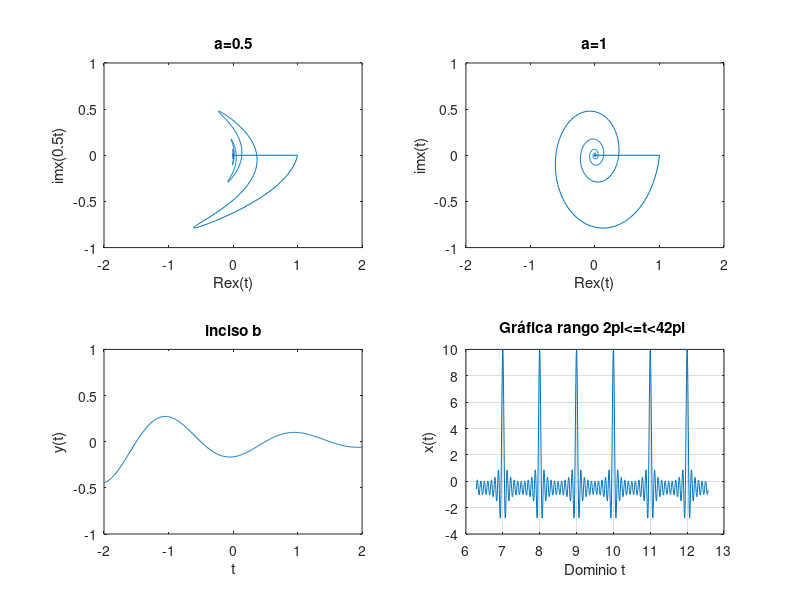

Here is the MATLAB script that generated this plot:
%% Práctica 1: Señales en tiempo continuo.
%
% *Integrantes:*
%
% * Arellano Paz Angel Ulises
% * Cardoso Arias Javier
% * Gachuz Hernández Karla Denisse
% * García Arteaga Alejandro
% * López Galván José Rodolfo
%
% *Objetivos:* 
%
% * Manipulación básica de MATLAB
% * Gráficas de señales reales y complejas continuas
% * Transformación de señales continuas (escalamientos y traslaciones)
% * Calculo de energía y potencia de señales continuas

%%


%% Introducción
% El inciso 4 resuelto con Python puede ser consultado en el siguiente <https://colab.research.google.com/drive/11nxr8kWdsPiXhoxsBBT6P-TnolIQIWv1?usp=sharing *enlace*>.


%%  1) Working with functions.
%
% Working with functions is fundamental to signals and systems applications. MATLAB provides several methods of defining and evaluating functions. An understanding and proficient use of these methods are therefore necessary and beneficial.

%%
% *11.1-1 Anonymous functions.*
%
% Many simple functions are most conveniently represented by using MATLAB anonymous functions. An anonymous function provides a symbolic representation of a function defined in terms of MATLAB operators, functions, or other anonymous functions. For example, consider defining the exponentially damped sinusoid $f (t) = e −t cos(2π t)$.

f = @(t) exp(-t).*cos(2*pi*t);

%%
% In this context, the @ symbol identifies the expression as an anonymous function, which is assigned a name of f. Parentheses following the @ symbol are used to identify the function’s independent variables (input arguments), which in this case is the single time variable t. Input arguments, such as t, are local to the anonymous function and are not related to any workspace variables with the same names.
%
% Once defined, $f (t)$ can be evaluated simply by passing the input values of interest. For example,

t =0; f(t)

%%
% evaluates $f (t)$ at t = 0, confirming the expected result of unity. The same result is obtained by passing t = 0 directly.

%%
% Vector inputs allow the evaluation of multiple values simultaneously, Consider the task of plotting $f(t)$ over the interval $(-2 \leq t \leq 2)$. Gross function behavior is clear:  $f(t)$ should oscilate four times with a decaying envelope. Since accurate hand sketches are cumberstone, MATLAB-generated plots are an attractive alternative. As the following example illustrates, care must be taken to ensure reliable results.
%
% Suppose the vector t is chosen to include onlu the integers contained in $(-2 \leq t \leq 2)$, namely, [−2, −1, 0, 1, 2].

t = (-2:2);

%%
% This vector input is evaluated from a vector output.

f(t)

%%
% The plot command graphs the result, which is shown in Fig. 1.46 

%%
%
%  >> plot(t,f(t));
%  >> xlabel(’t’); ylabel(’f(t)’); grid;
%

%%
% Grid lines, added by using the grid command, aid feature identification. Unfortunately, the
% plot does not illustrate the expected oscillatory behavior. More points are required to adequately
% represent f (t).
% The question, then, is how many points is enough? † If too few points are chosen, information
% is lost. If too many points are chosen, memory and time are wasted. A balance is needed. For
% oscillatory functions, plotting 20 to 200 points per oscillation is normally adequate. For the present
% case, t is chosen to give 100 points per oscillation.

plot(t, f(t));
xlabel('t');
ylabel('f(t)');
grid;
%%
% *Figure 1.46* $f(t) = e^{-t}cos(2\pi t)$ for $t = (-2::2)$.

t1 = (-2:0.01:2);
plot(t1, f(t1));
xlabel('t');
ylabel('f(t)');
grid;
%%
% *Figure 1.47* $f(t) = e^{-t}cos(2\pi t)$ for $t = (-2:0.01:2)$.

%%
% *1.11-2 Relational Operators and the Unit Step Function.*
%
% The unit step function $u(t)$ arises naturally in many practical situations. For example, a unit step can
% model the act of turning on a system. With the help of relational operators, anonymous functions
% can represent the unit step function.
% In MATLAB, a relational operator compares two items. If the comparison is true, a logical true
% (1) is returned. If the comparison is false, a logical false (0) is returned. Sometimes called indicator
% functions, relational operators indicates whether a condition is true. Six relational operators are
% available: <, >, <=, >=, ==, and ~=.
%   The unit step function is readily defined using the >= relational operator.

u = @(t) 1.0.*(t>=0);

%%
% Any function with a jump discontinuity, such as the unit step, is difficult to plot. Consider plotting
% $u(t)$ by using $t = (-2:2)$.

t = (-2:2);
plot(t, u(t));
xlabel ('t');
ylabel('u(t)');

%%
% *Figure 1.48* $u(t)$ for $t = (-2:2)$.

%%
% Two significant problems are apparent in the resulting plot, shown in Fig. 1.48. First,
% MATLAB automatically scales plot axes to tightly bound the data. In this case, this normally
% desirable feature obscures most of the plot. Second, MATLAB connects plot data with lines,
% making a true jump discontinuity difficult to achieve. The coarse resolution of vector t emphasizes
% the effect by showing an erroneous sloping line between t = −1 and t = 0.
% The first problem is corrected by vertically enlarging the bounding box with the axis
% command. The second problem is reduced, but not eliminated, by adding points to vector t.

t = (-2:0.01:2);
plot(t, u(t));
xlabel('t');
ylabel('u(t)');
axis([-2 2 -0.1 1.1]);
title('Figure 1.48 u(t) for t = (-2:0.01:2)');

%%
% The four-element vector argument of axis specifies x axis minimum, x axis maximum, y axis
% minimum, and y axis maximum, respectively. The improved results are shown in Fig. 1.49.
% Relational operators can be combined using logical AND, logical OR, and logical negation: &,
% |, and ~, respectively. For example, (t>0) & (t<1) and ~((t<=0) $|$ (t>=1)) both test if 0 < t < 1.
% To demonstrate, consider defining and plotting the unit pulse p(t) = u(t) − u(t − 1), as shown in
% Fig. 1.50:

p =@(t) 1.0.*((t>=0)&(t<1));
t = (-1:0.01:2);
plot(t, p(t));
xlabel('t');
ylabel('p(t) = u(t) - u(t-1)');
axis([-1 2 -0.1 1.1]);
title('Figure 1.50 p(t) = u(t) − u(t − 1) over (−1 ≤ t ≤ 2).');
%%
% Since anonymous functions can be constructed using other anonymous functions, we could
% have used our previously defined unit step anonymous function to define p(t) as p = @(t)
% u(t)-u(t-1);.

%%
% For scalar operands, MATLAB also supports two short-circuit logical constructs. A
% short-circuit logical AND is performed by using &&, and a short-circuit logical OR is performed by
% using ||. Short-circuit logical operators are often more efficient than traditional logical operators
% because they test the second portion of the expression only when necessary. That is, when scalar
% expression A is found false in (A&&B), scalar expression B is not evaluated, since a false result
% is already guaranteed. Similarly, scalar expression B is not evaluated when scalar expression A is
% found true in (A||B), since a true result is already guaranteed.

%%
% *1.11-3 Visualizing Operations on the Independent Variable*

%%
% Two operations on a function’s independent variable are commonly encountered: shifting and
% scaling. Anonymous functions are well suited to investigate both operations.
% Consider $g(t) = f (t)u(t) = e −t cos (2π t)u(t)$, a causal version of $f(t)$. MATLAB easily
% multiplies anonymous functions. Thus, we create $g(t)$ by multiplying our anonymous functions
% for $f(t)$ and $u(t)$.

g = @(t) f(t).*u(t);

%%
% A combined shifting and scaling operation is represented by $g(at + b)$, where a and b are
% arbitrary real constants. As an example, consider plotting $g(2t + 1)$ over $(−2 ≤ t ≤ 2)$. With a = 2,
% the function is compressed by a factor of 2, resulting in twice the oscillations per unit t. Adding
% the condition b > 0 shifts the waveform to the left. Given anonymous function g, an accurate plot
% is nearly trivial to obtain.

t = (-2:0.01:2);
plot(t,g(2*t+1)); xlabel('t'); ylabel('g(2t+1)'); grid;
title('Figure 1.51 g(2t + 1) over (−2 ≤ t ≤ 2).');


%%
% Figure 1.51 confirms the expected waveform compression and left shift. As a final check, realize
% that function $g(·)$ turns on when the input argument is zero. Therefore, $g(2t + 1)$ should turn on
% when 2t + 1 = 0 or at t = −0.5, a fact again confirmed by Fig. 1.51.

%%
% Next, consider plotting $g(−t + 1)$ over $(−2 ≤ t ≤ 2)$. Since a < 0, the waveform will be
% reflected. Adding the condition b > 0 shifts the final waveform to the right.

plot(t,g(-t+1)); xlabel('t'); ylabel('g(-t+1)'); grid;
title('Figure 1.52 g(−t + 1) over (−2 ≤ t ≤ 2)');

%%
% Figure 1.52 confirms both the reflection and the right shift.
% Up to this point, Figs. 1.51 and 1.52 could be reasonably sketched by hand. Consider plotting
% the more complicated function $h(t) = g(2t + 1) + g(−t + 1)$ over $(−2 ≤ t ≤ 2)$ (Fig. 1.53); an
% accurate hand sketch would be quite difficult. With MATLAB, the work is much less burdensome.

plot(t,g(2*t+1)+g(-t+1)); xlabel('t'); ylabel('h(t)'); grid;
title('Figure 1.53 h(t) = g(2t + 1) + g(−t + 1) over (−2 ≤ t ≤ 2).');

%%
% *1.11-4 Numerical Integration and Estimating Signal Energy*
%%
% Interesting signals often have nontrivial mathematical representations. Computing signal energy,
% which involves integrating the square of these expressions, can be a daunting task. Fortunately,
% many difficult integrals can be accurately estimated by means of numerical integration techniques.
% Even if the integration appears simple, numerical integration provides a good way to verify
% analytical results.

%%
% To start, consider the simple signal $x(t) = e^{-t}(u(t) − u(t − 1))$. The energy of $x(t)$ is expressed
% as $E_{x} = \int_{-\infty}^{\infty} |x(t)|^{2} dt = \int_{0}^{1} e^{-2t}$. Integrating yields $E_{x} = 0.5(1 − e^{−2})$ ≈ 0.4323. The energy
% integral can also be evaluated numerically. Figure 1.27 helps illustrate the simple method of
% rectangular approximation: evaluate the integrand at points uniformly separated by $\Delta t$, multiply
% each by $ \Delta t$ to compute rectangle areas, and then sum over all rectangles. First, we create function
% $x(t)$.

x = @(t) exp(-t).*((t>=0)&(t<1));

%%
% With $\Delta t = 0.01$, a suitable time vector is created.

t = (0:0.01:1);

%%
% The final result is computed by using the sum command.

E_x = sum(x(t).*x(t)*0.01)

%%
% The result is not perfect, but at 1% relative error it is close. By reducing $ \Delta t$, the approximation is
% improved. For example,$ \Delta t = 0.001$ yields E_x = 0.4328, or 0.1% relative error.
% Although simple to visualize, rectangular approximation is not the best numerical integration
% technique. The MATLAB function quad implements a better numerical integration technique
% called recursive adaptive Simpson quadrature. To operate, quad requires a function describing
% the integrand, the lower limit of integration, and the upper limit of integration. Notice that no $\Delta t$
% needs to be specified.

%%
% To use quad to estimate E x , the integrand must first be described.

x_squared = @(t) x(t).*x(t);

%%
% Estimating $E_{x}$ immediately follows.

E_x = quad(x_squared,0,1)

%%
% In this case, the relative error is −0.0026%.
%%
% The same techniques can be used to estimate the energy of more complex signals. Consider
% $g(t)$, defined previously. Energy is expressed as $E_{g}=\int_{0}^{\infty}e^{-2t}cos^{2}(2\pi t)dt$. A closed-form solution
% exists, but it takes some effort. MATLAB provides an answer more quickly.

g_squared = @(t) g(t).*g(t);

%%
% Although the upper limit of integration is infinity, the exponentially decaying envelope ensures
% $g(t)$ is effectively zero well before $t$ = 100. Thus, an upper limit of t = 100 is used along with
% $\Delta t$ = 0.001.

t = (0:0.001:100);
E_g = sum(g_squared(t)*0.001)

%%
% A slightly better approximation is obtained with the quad function.

E_g = quad(g_squared,0,100)

%% 2) Resolución del problema 1.2-2

%%
% For the signal x(t) illustrated in Fig. P1.2-2, sketch
%%
% A) $x(t-4)$
%%
% B) $x(t/1.5)$
%%
% C) $x(-t)$
%%
% D) $x(2t-4)$
%%
% E) $x(2-t)$


u = @(t) 1.0.*(t>=0);

u1= @(t) 1.0.*((t>=-4)&(t<0));

u2=@(t) 1.0.*((t>=0)&(t<=2));

f=@(t) (-t.*u1(t)) + (t.*u2(t));

t = (-20:0.01:20);

plot(t,f(t))

axis([-5 5 -1 5]);

title('Fig. P1.2-2');

xlabel('t');

ylabel('x(t)');

%%
% *A)* $x(t-4)$



x1=@(t) f(t-4);

plot(t,x1(t));

axis([-1 9 -1 5]);

title('Inciso a');

xlabel('t');

ylabel('x(t-4)');

%%
% *B)* $x(t/1.5)$



x2=@(t) f(t/1.5);

plot(t,x2(t));

axis([-8 5 -1 5]);

title('Inciso b');

xlabel('t');

ylabel('x(t/1.5)');

%%
% *C)* $x(-t)$




x3=@(t) f(-t);

plot(t,x3(t));

axis([-5 5 -1 5]);

title('Inciso c');

xlabel('t');

ylabel('x(-t)');

%%
% *D)* $x(2t-4)$




x4=@(t) f(2.*t - 4);

plot(t,x4(t));

axis([-5 5 -1 5]);

title('Inciso d');

xlabel('t');

ylabel('x(2t-4)');

%%
% *E)* $x(2t-4)$




x5=@(t) f(2 - t);

plot(t,x5(t));

axis([-1 8 -1 5]);

title('Inciso e');

xlabel('t');

ylabel('x(2-t)');


t=(-3*pi:0.001:3*pi);



%% 3) Resolución del problema 1.11-1
%
%%
% Provide MATLAB code and output that plots
% the odd portion $x_{o}(t)$ of the function $x(t) =
% 2^{-t}cos(2\pi t)u(t?\pi )$ over a suitable-length interval using a suitable number of points.
%
%%
% $X(t)=2^tcos(2\pi t)$
%%
% $X_{impar(t)}=\frac{x(t)-x(-t)}{2}$
%%
% $X_{impar(t)}=2^{-t-1}cos(2\pi t)u(t-\pi )-2^{t-1}cos(-2\pi t)u(-t-\pi )$


for i=1:length(t)
if t(i)<=-pi
R(i)=-(2.^(t(i)-1)).*cos(-2*pi*t(i));
elseif t(i)>=pi
R(i)=(2.^(-t(i)-1)).*cos(2*pi*t(i));
else
R(i)=0;
end
end

plot(t,R);
ylabel('Ximpar(t)');
xlabel('t');
title('Ejercicio 1.11-1');
grid on;

%% 4) Construcción de la gráfica. 
%
% Construye la grafica de

%% 
% $$x(t) = \sum_{k=1}^{10} cos(2\pi k t)$$
%
% para cuatro rangos (figura 2x2). Los ejes deben mostrarse en el origen además de la edición de su preferencia.
% Procedimiento:
%

clf;
subplot(2,2,1);
y=0;
t=linspace(-4*pi,-2*pi,1000);
for k=1:10
    
x=cos(2*pi*k*t);
y=y+x;
end
plot(t,y);
grid on;
ax = gca;
xlabel('Dominio t');
ylabel('x(t)');
title('Gráfica rango -4pi<=t<=-2pi ');



subplot(2,2,2);
y=0;
t=linspace(-2*pi,0,1000);
for k=1:10
    
x=cos(2*pi*k*t);
y=y+x;
end
plot(t,y);
grid on;
ax = gca;
xlabel('Dominio t');
ylabel('x(t)');

title('Gráfica rango -2pi<=t<=0 ');



subplot(2,2,3);
y=0;
t=linspace(0,2*pi,1000);
for k=1:10
    
x=cos(2*pi*k*t);
y=y+x;
end
plot(t,y);
grid on;
ax = gca;
xlabel('Dominio t');
ylabel('x(t)');
title('Gráfica rango 0<=t<=2pi ');



subplot(2,2,4);
y=0;
t=linspace(2*pi,4*pi,1000);
for k=1:10
    
x=cos(2*pi*k*t);
y=y+x;
end
plot(t,y);
grid on;
ax = gca;
xlabel('Dominio t');
ylabel('x(t)');
title('Gráfica rango 2pi<=t<42pi ');


%% Resolucón del problema 1.1-3

%%
% Define $x(t) = e^{t(1+j2\pi)}u(-t)$ and $y(t) = Re[2x(\frac{-5-t}{2})]$.
%
% *A)* Use MATLAB to plot $Re{x(t)}$ versus
% $Im{x(at)}$ for a = 0.5, 1, and 2 and $-10\leq t\leq 10$.
% How important is the scale factor a
% on the shape of the resulting figure?
% 
% *B)* Use MATLAB to plot $y(t)$ over -10\leq t\leq
% 10. Analytically determine the time $t_0$ where
% y(t) has a jump discontinuity. Verify yourcalculation 
% of $t_0$ using the plot of $y(t)$.
% 
% *C)* Use MATLAB and numerical integration to
% compute the energy $E_x$ of signal x(t).
% 
% *D)* Use MATLAB and numerical integration to
% compute the energy $E_y$ of signal $y(t)$.
%
%

t = (-10:0.01:10);

u = @(t) 1.0.*(t>=0);

x = @(t) exp(t.*(1+j*2*pi)).*u(-t);

y = @(t) real(2.*x((-5.-t)/2));


%%
% *A)* Use MATLAB to plot $Re{x(t)}$ versus
% $Im{x(at)}$ for a = 0.5, 1, and 2 and $-10\leq t\leq 10$.
% How important is the scale factor a
% on the shape of the resulting figure?

subplot(2,2,1)
a=0.5;

plot(real(x(t)),imag(x(a.*t)));

axis([-2 2 -1 1]);

title('a=0.5');

xlabel('Re{x(t)}');

ylabel('im{x(0.5t)}');



subplot(2,2,2)
a=1;

plot(real(x(t)),imag(x(a.*t)));

axis([-2 2 -1 1]);

title('a=1');

xlabel('Re{x(t)}');

ylabel('im{x(t)}');



subplot(2,2,3)
a=2;

plot(real(x(t)),imag(x(a.*t)));

axis([-2 2 -1 1]);

title('a=2');

xlabel('Re{x(t)}');

ylabel('im{x(2t)}');


%%
% *B)* Use MATLAB to plot $y(t)$ over -10\leq t\leq
% 10. Analytically determine the time $t_0$ where
% y(t) has a jump discontinuity. Verify yourcalculation 
% of $t_0$ using the plot of $y(t)$.

plot(t,y(t));

axis([-2 2 -1 1]);

title('inciso b');

xlabel('t');

ylabel('y(t)');


%%
% *C)* Use MATLAB and numerical integration to
% compute the energy $E_x$ of signal x(t).
% 

%%
% *D)* Use MATLAB and numerical integration to
% compute the energy $E_y$ of signal $y(t)$.
